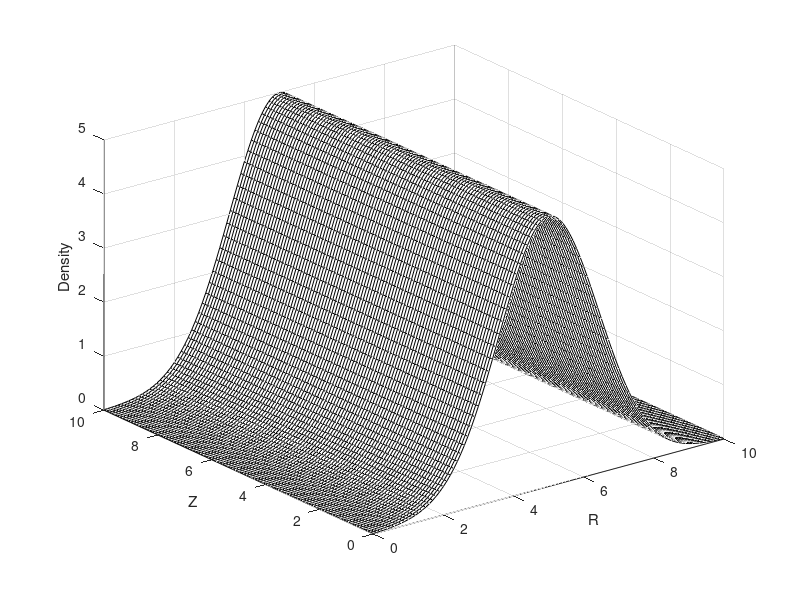

Here is the MATLAB script that generated this plot:
[Z,R] = meshgrid(0:.1:10); 
D = (5*exp(-((R-5)/2).^2));
mesh(R,Z,D,'EdgeColor','black')
xlabel('R')
ylabel('Z')
zlabel('Density')

